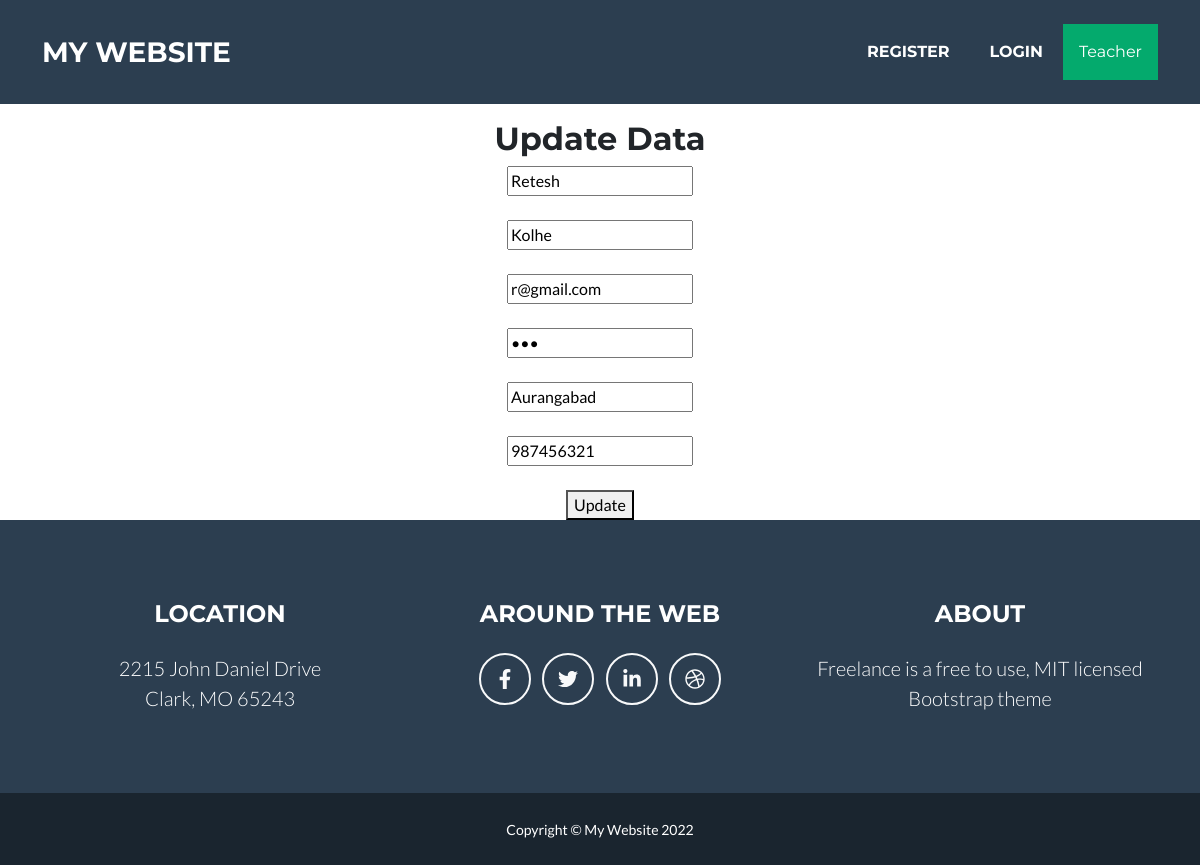
The app's page /edit?id=2 with its own data.
### myfirstproject/models.py (models this page shows)
class student(models.Model):
    fname=models.CharField(max_length=20)
    lname = models.CharField(max_length=20)
    email = models.CharField(max_length=50,default="0")
    password = models.CharField(max_length=20,default="0")
    city = models.TextField(max_length=20)
    contact=models.IntegerField(max_length=20)

### myfirstproject/views.py (the view)
# urls.py: path('edit',views.edit,name="edit"),
def edit(request):
    id=request.GET["id"]
    data = student.objects.all().filter(id=id)
    return render(request,"edit.html",{'data':data})

### templates/edit.html (shortened to what this page needs)
{% extends 'basic.html' %}
{% load static %}
{% block body %}
        <br>
        <form action="update" method="post">
            {% for i in data %}
        <center>
            <h2>Update Data</h2>
            <input type="text" name="fname" placeholder="First Name" value="{{i.fname}}"><br><br>
            <input type="text" name="lname" placeholder="Last Name" value="{{i.lname}}"><br><br>
             <input type="email" name="email" placeholder="Email" value="{{i.email}}"><br><br>
             <input type="password" name="password" placeholder="Password" value="{{i.password}}"><br><br>
              <input type="text" name="city" placeholder="Address" value="{{i.city}}"><br><br>
              <input type="number" name="contact" placeholder="Contact" value="{{i.contact}}"><br><br>
            <button type="submit">Update</button><br>
        </center>
        </form>
        {% endfor %}
        {% endblock %}

### records on screen
student: fname "Retesh", lname "Kolhe", email "r@gmail.com", city "Aurangabad", contact "987456321"
